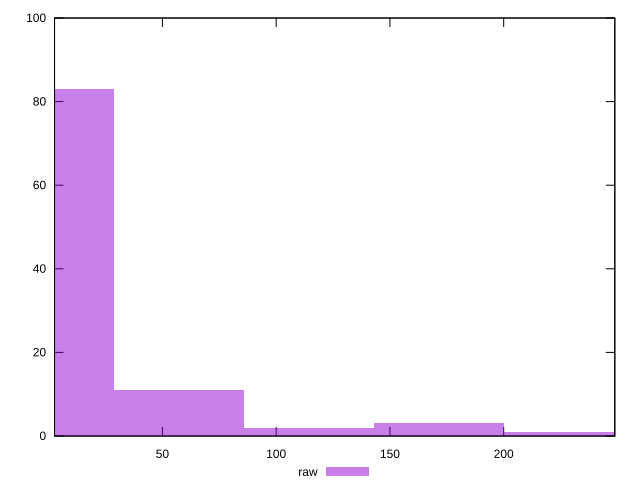

Source code (gnuplot):
reset

$raw <<EOF
171.38634537000326 3
0 83
57.128781790001085 11
114.25756358000217 2
228.51512716000434 1
EOF

set key outside below
set boxwidth 57.128781790001085
set xrange [2.5850000000000004:248.843]
set yrange [0:100]
set trange [0:100]
set style fill transparent solid 0.5 noborder
set terminal svg size 640, 490 enhanced background rgb 'white'
set output "report_00015_2021-02-09T16-11-33.973Z/server-response-time/samples/pages+cached+noadtech+nomedia/raw/histogram.svg"

plot $raw title "raw" with boxes

reset
